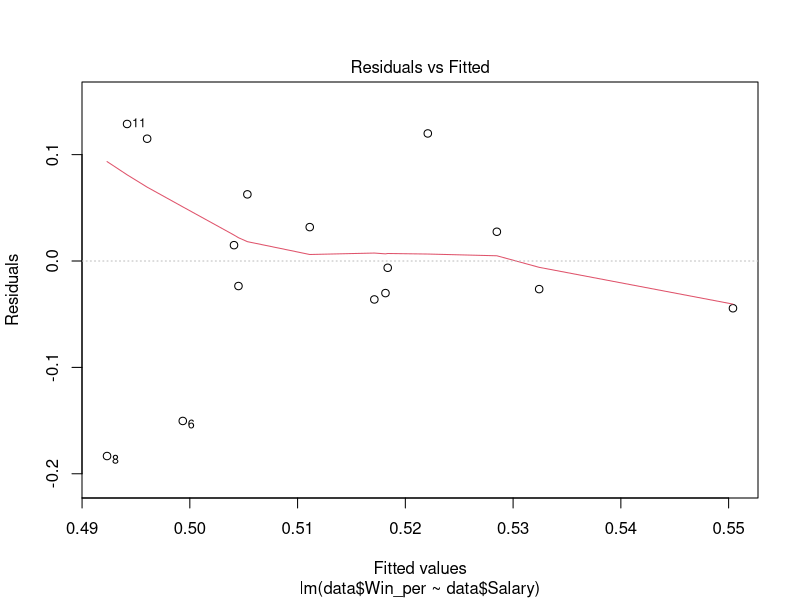
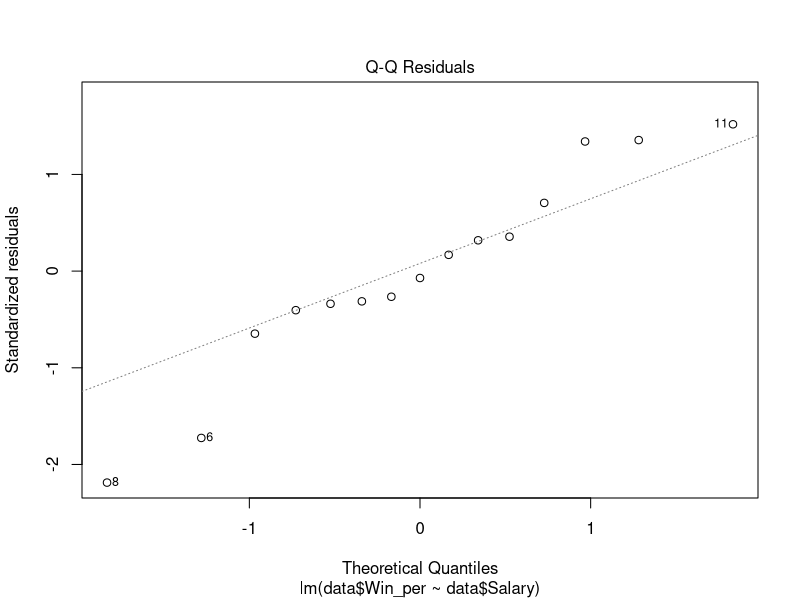
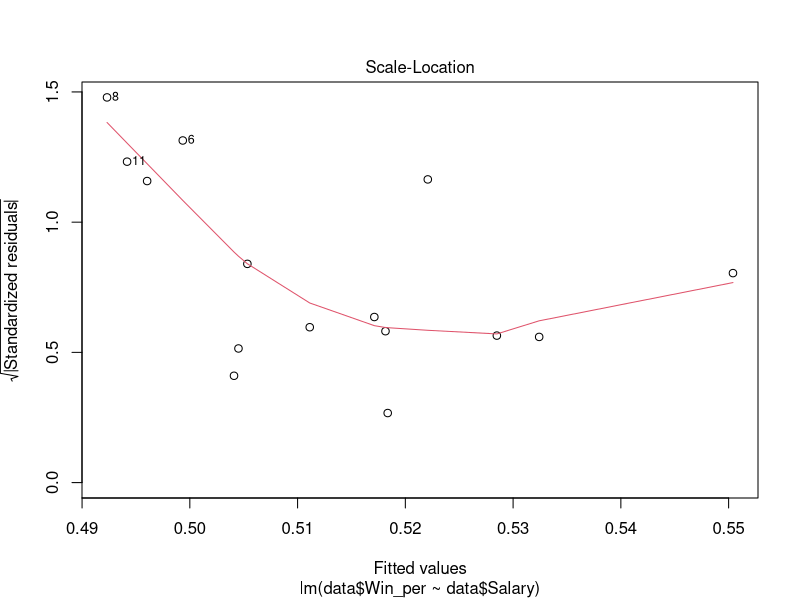
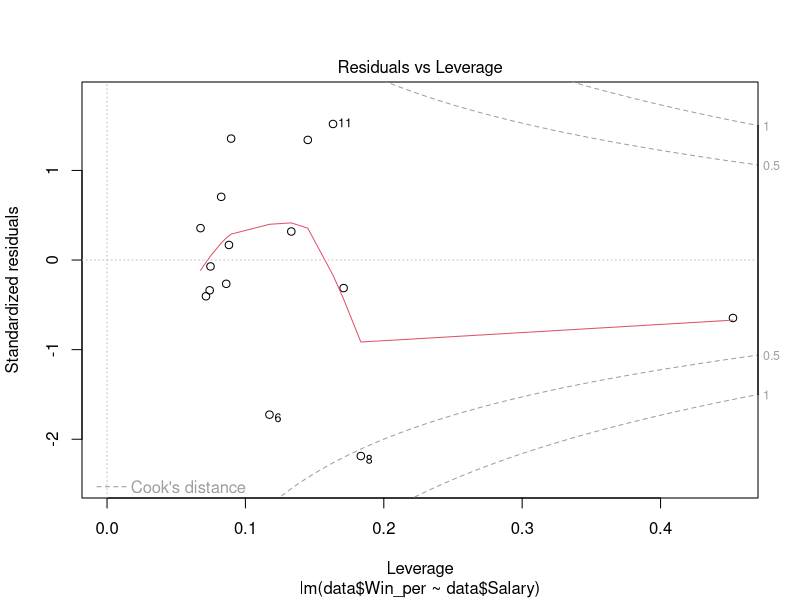
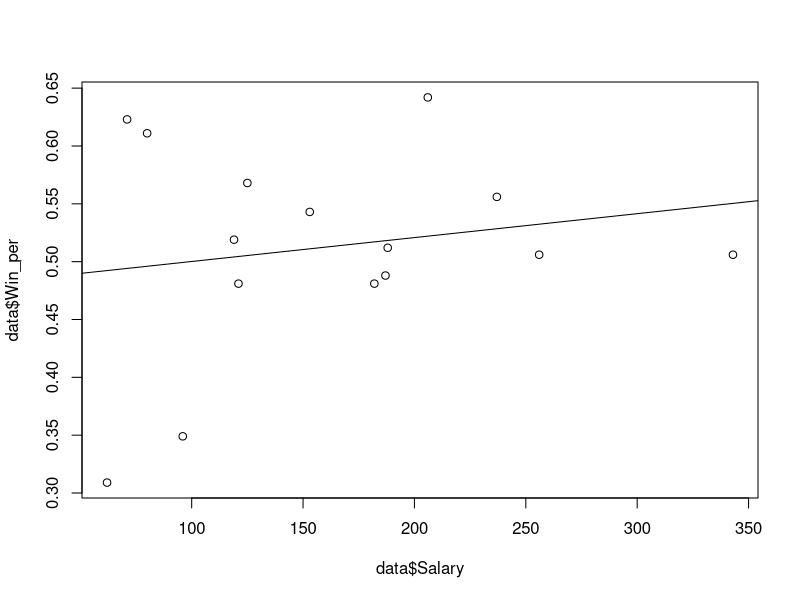
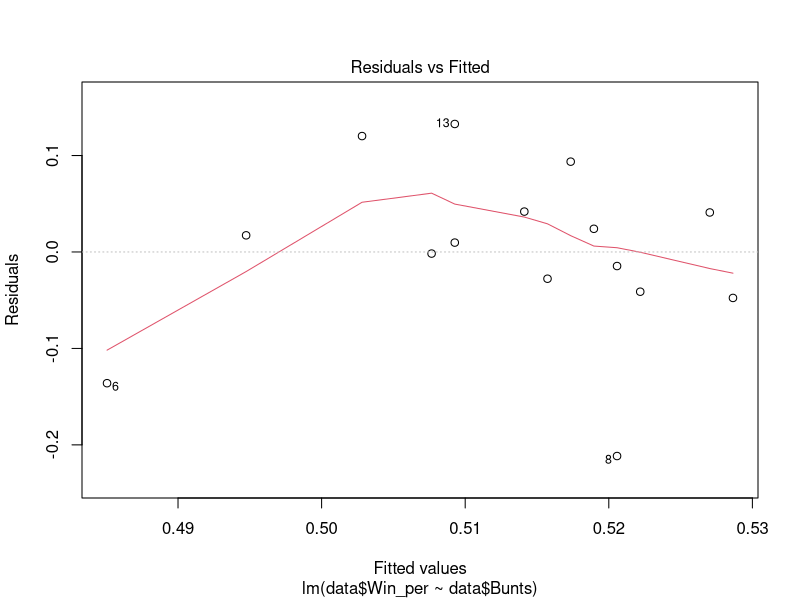
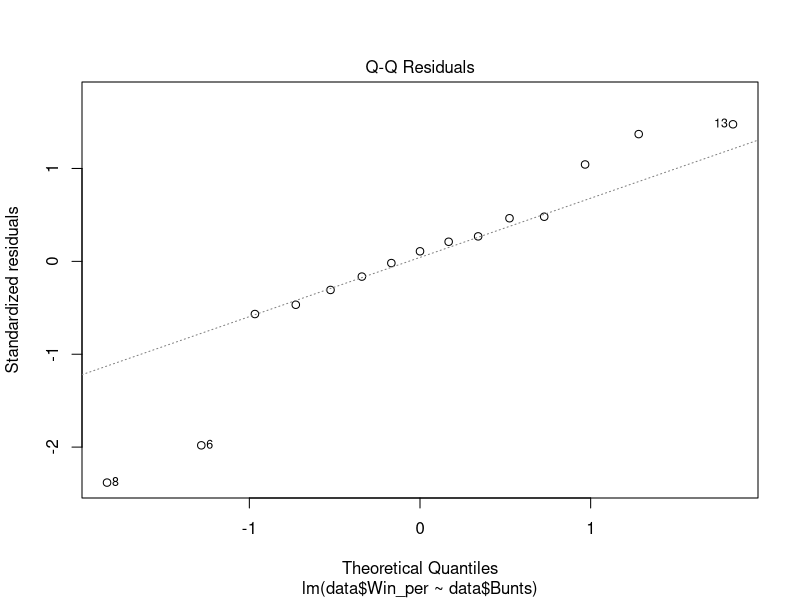
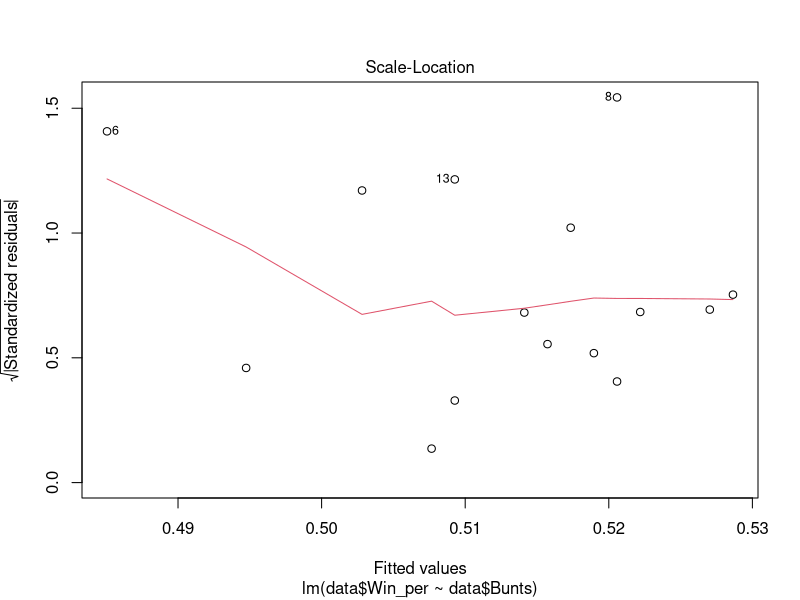

Recreate these plots in R, in order.
### Money Ball Project Script

## Data of 15 teams from 2023 year.
Teams <- c("SF","BOS","NYM","DET","ARI","KC","TB","OAK",
           "STL","MIL","BAL","SD","ALT","CHC","HOU")
Win_per <- c(.488,.481,.506,.481,.519,.349,.611,.309,
             .543,.568,.623,.506,.642,.512,.556)
Salary <- c(187,182,343,121,119,96,80,62,153,125,71,256,206,188,237)
Bunts <- c(39,35,36,31,43,58,38,36,37,32,47,44,43,52,40)
HR <- c(174,182,219,165,165,163,230,171,210,165,183,205,307,196,222)

data <- data.frame(Teams,Win_per,Salary,Bunts,HR)

mean(Win_per)
mean(Salary)
mean(Bunts)
mean(HR)

summary(lm(data$Win_per ~ data$Salary))
plot(lm(data$Win_per ~ data$Salary))
plot(data$Win_per ~ data$Salary)
abline(lm(data$Win_per ~ data$Salary))


summary(lm(data$Win_per ~ data$Bunts))
plot(lm(data$Win_per ~ data$Bunts))
plot(data$Win_per ~ data$Bunts)
abline(lm(data$Win_per ~ data$Bunts))


sqrt(.03154)
sqrt(.3367)
sqrt(.01714)
qt(.975,13)
.0002 + c(-1,1)*2.16*.03154
.00138 + c(-1,1)*2.16*.0005375


